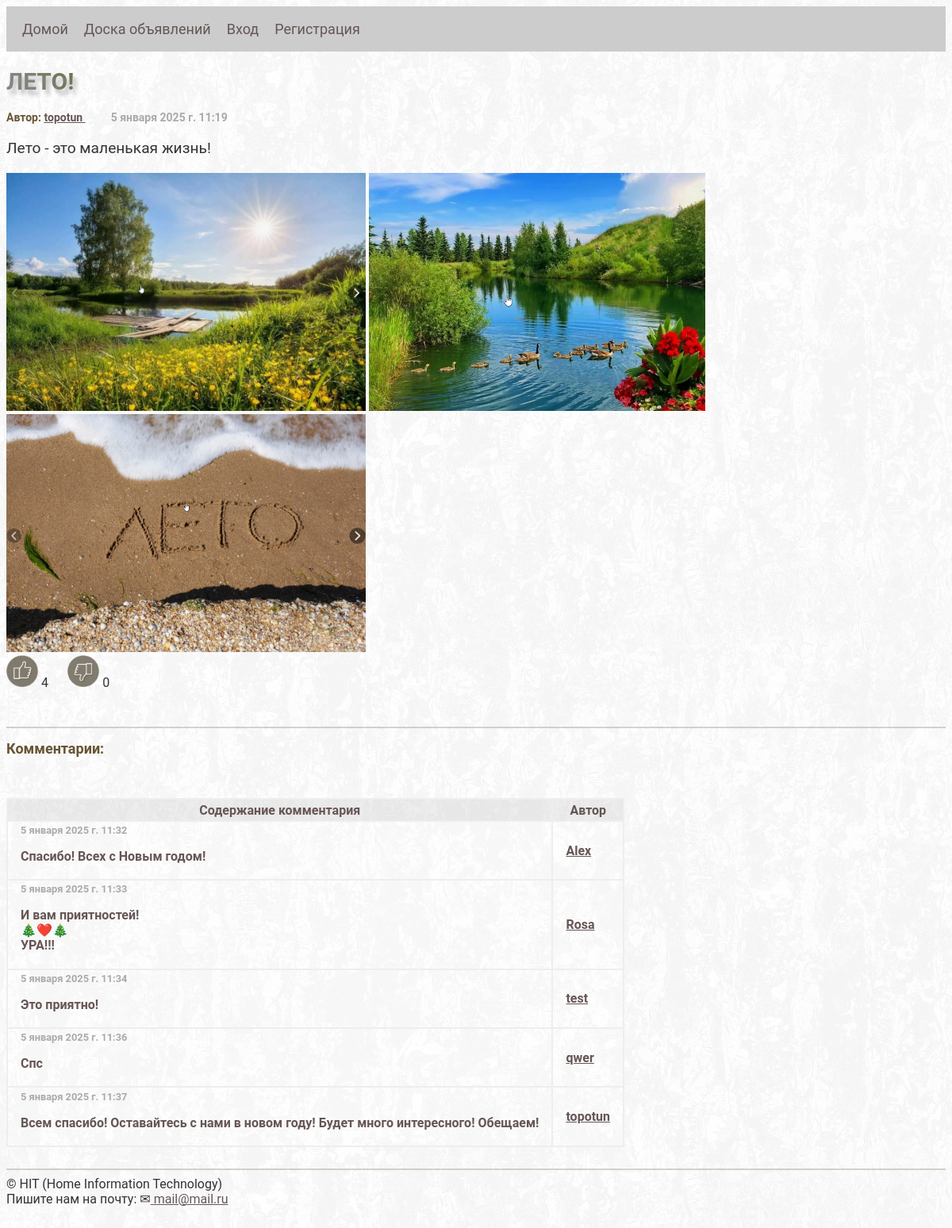
/board/advertisement/32/, run on the app's committed database.
### board/models.py (models this page shows, shortened)
class Advertisement(models.Model):
    title = models.CharField(max_length=255)
    content = models.TextField()
    author = models.ForeignKey(User, on_delete=models.CASCADE)
    created_at = models.DateTimeField(auto_now_add=True)
    like_count = models.IntegerField(default=0)
    dislike_count = models.IntegerField(default=0)
    image = models.ImageField(upload_to=user_directory_path, null=True, blank=True)
    class Meta:
        verbose_name = 'Объявления'
        verbose_name_plural = 'Объявления'

class Image(models.Model):
    advertisement = models.ForeignKey(Advertisement, related_name='images', on_delete=models.CASCADE)
    user = models.ForeignKey(User, on_delete=models.CASCADE)
    image = models.ImageField(upload_to=user_directory_path)
    class Meta:
        verbose_name = 'Изображения'
        verbose_name_plural = 'Изображения'

class Comment(models.Model):
    advertisement = models.ForeignKey(Advertisement, related_name='comments', on_delete=models.CASCADE)
    author = models.ForeignKey(User, on_delete=models.CASCADE)
    content = models.TextField()
    created_at = models.DateTimeField(auto_now_add=True)
    class Meta:
        verbose_name = 'Комментарии'
        verbose_name_plural = 'Комментарии'

### board/views.py (the view)
# urls.py: path('advertisement/<int:pk>/', views.advertisement_detail, name='advertisement_detail'),
def advertisement_detail(request: HttpRequest, pk: int):
    advertisement = Advertisement.objects.get(pk=pk)
    images = Image.objects.filter(advertisement=advertisement.id)
    comments = Comment.objects.filter(advertisement=advertisement.id)
    context = like_read(request, pk)
    if advertisement.author == request.user or request.user.is_superuser:
        context['reload'] = '<div id="reload"></div>'
    return render(request, 'board/advertisement_detail.html',
                  {'advertisement': advertisement,
                   'images': images,
                   'comments': comments,
                   **context})

### board/user_preferences.py (called while the page is built)
def pref(request: HttpRequest):
    if request.user.is_authenticated:
        _preferences = Preferences.objects.filter(user=request.user).last()
        if request.GET.get('day') == 'theme':
            if not _preferences or _preferences.theme is None:
                Preferences.objects.create(user=request.user, theme='dark')
            elif _preferences.theme == 'light':
                _preferences.theme = 'dark'
                _preferences.save()
            else:
                _preferences.theme = 'light'
                _preferences.save()
            _preferences = Preferences.objects.filter(user=request.user).last()
    else:
        _preferences = None
    return {
        'user_pref': _preferences,
    }

### board/utilite.py (called while the page is built, shortened)
def like_read(request: HttpRequest, pk: int) -> dict:
    context = {}
    return context

### board/templates/board/advertisement_detail.html (shortened to what this page needs)
{% extends 'base.html' %}
{% block content %}
<h1>{{ advertisement.title }}</h1>
<h3>Автор:
    <a href="{% url 'board:advertisement_list' pk=advertisement.author.id %}">
        {{ advertisement.author.username }}
    </a> &ensp;&ensp;&ensp;&ensp; <span  class="date_font"> {{ advertisement.created_at }} </span></h3>
<pre>{{ advertisement.content }}</pre>
{% if images %}
  {% for i in images %}
    <a class="a_img" href="{{ i.image.url }}" target="_blank">
      <img src="{{ i.image.url }}" style="height: 300px;">
    </a>
  {% endfor %}
{% endif %}
<br>
<a class="a_img" href="{% url 'board:like_dislike' pk=advertisement.pk tp=1 %}">
  {% if like %}
    <img src="/static/board_project/like_on.png" width="40">
  {% else %}
    <img src="/static/board_project/like.png" width="40">
  {% endif %}
</a>
{{ advertisement.like_count }} &ensp;&ensp;
<a class="a_img" href="{% url 'board:like_dislike' pk=advertisement.pk tp=0 %}">
  {% if dislike %}
    <img src="/static/board_project/dislike_on.png" width="40">
  {% else %}
    <img src="/static/board_project/dislike.png" width="40">
  {% endif %}
</a>
{{ advertisement.dislike_count }}
<br>  <br>
<br> <hr>
<h2>Комментарии:</h2>
 <br> <br>
{% if comments %}
    <table>
      <thead>
        <tr>
          <th>Содержание комментария</th>
          <th>Автор</th>
        </tr>
      </thead>
      {% for comment in comments %}
        <tr class="align_left">
          <th>
            <div class="date_font small_font">{{ comment.created_at }}</div>
            <pre class="normal_font">{{ comment.content }}</pre>
          </th>
          <th>
            <a href="{% url 'board:advertisement_list' pk=comment.author.id %}">{{ comment.author }}</a>
          </th>
        </tr>
      {% endfor %}
    </table>
{% endif %}
{% endblock %}

### static/board_project/style-day.css (style rules this page uses)
body { background-color: #ffffff; font-family: 'Roboto', sans-serif; color: #333; background: url("day_fon.jpg"); background-attachment: fixed; }
pre { white-space: pre-wrap; font-size: 1.2em; font-family: 'Roboto', sans-serif; }
a:link { color: #655; }
hr { height: 2px; background-color: RGB(128, 112, 96, 0.3); border: none; }
.a_img { text-decoration: none; border: none; }
.align_left { text-align: left; }
.date_font { color: #aaa; font-family: 'Roboto', sans-serif; }
.normal_font { font-size: 1em; font-family: 'Roboto', sans-serif; }
.small_font { font-size: 0.8em; font-family: 'Roboto', sans-serif; }
thead, tfoot { background-color: rgb(200, 200, 200, 0.3); }
table { border: 1px solid #eee; border-collapse: separate; border-spacing: 0px; color: #655; }
tr, th, td { border: 1px solid #eee; padding: 0.2em 1em; }
h1 { text-align: left; font-family: 'Roboto', sans-serif; text-transform: uppercase; text-shadow: 2px 2px 4px rgba(150, 150, 150, 0.1), 3px 4px 4px rgba(150, 150, 150, 0.15), 4px 6px 4px rgba(150, 150, 150, 0.2), 5px 8px 4px rgba(150, 150, 150, 0.25); background-image: linear-gradient(to right ,#888, #663, #888); font-size: 30px; background-size: 250px; background-repeat: repeat; color: transparent; -webkit-background-clip: text; background-clip: text; }
h2 { text-align: left; font-family: 'Roboto', sans-serif; font-size: 18px; color: #653; }
h3 { font-family: 'Roboto', sans-serif; font-size: 14px; color: #653; }

### data on the page
Advertisement: author.username "topotun", created_at "5 января 2025 г. 11:19", content "Лето - это маленькая жизнь!", like_count "4", dislike_count "0"
Image: image (picture)
Image: image (picture)
Image: image (picture)
Comment: created_at "5 января 2025 г. 11:32", content "Спасибо! Всех с Новым годом!", author "Alex"
Comment: created_at "5 января 2025 г. 11:33", content "И вам приятностей! 🎄❤️🎄 УРА!!!", author "Rosa"
Comment: created_at "5 января 2025 г. 11:34", content "Это приятно!", author "test"
Comment: created_at "5 января 2025 г. 11:36", content "Спс", author "qwer"
Comment: created_at "5 января 2025 г. 11:37", content "Всем спасибо! Оставайтесь с нами в новом году! Будет много интересного! Обещаем!", author "topotun"
